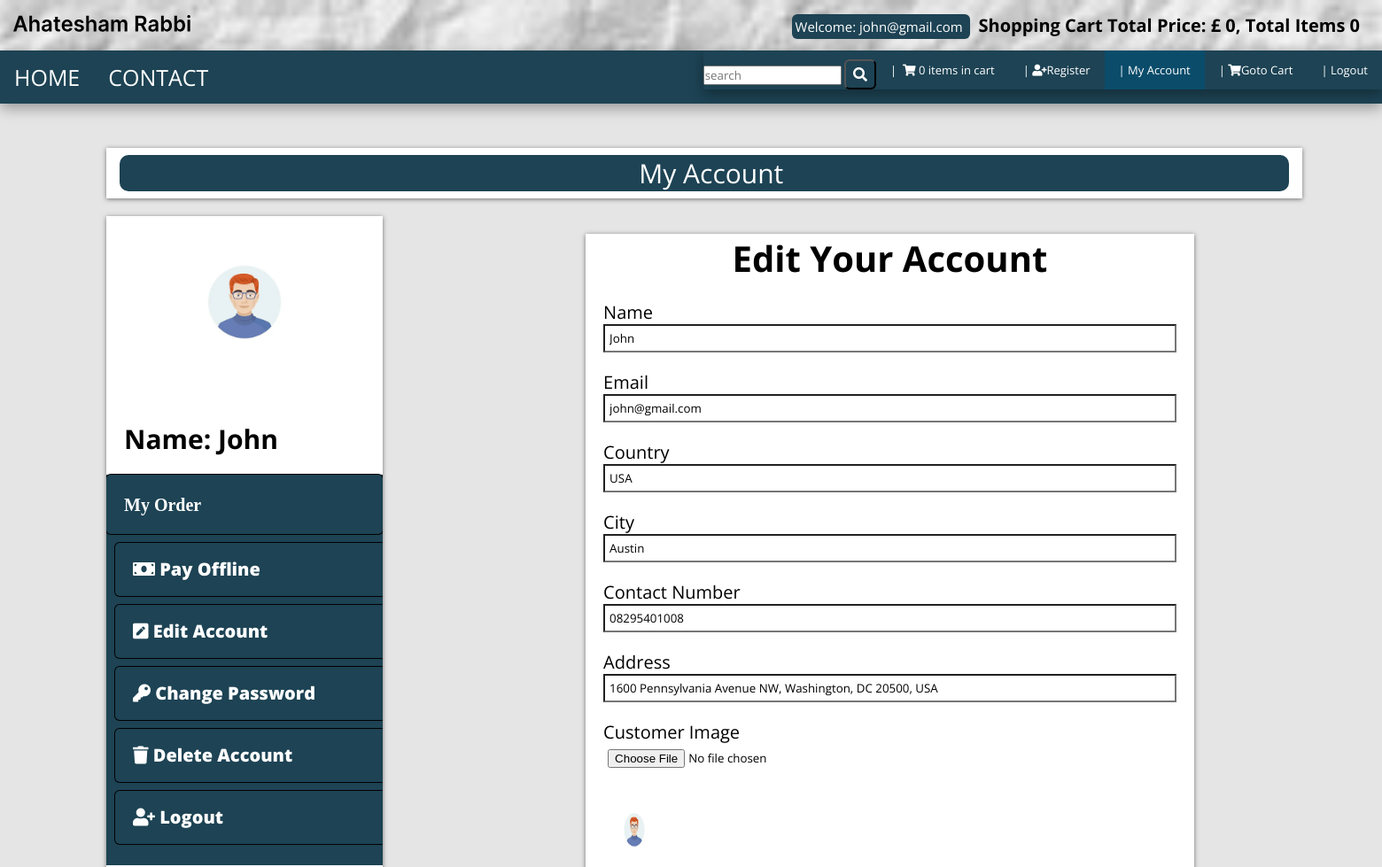
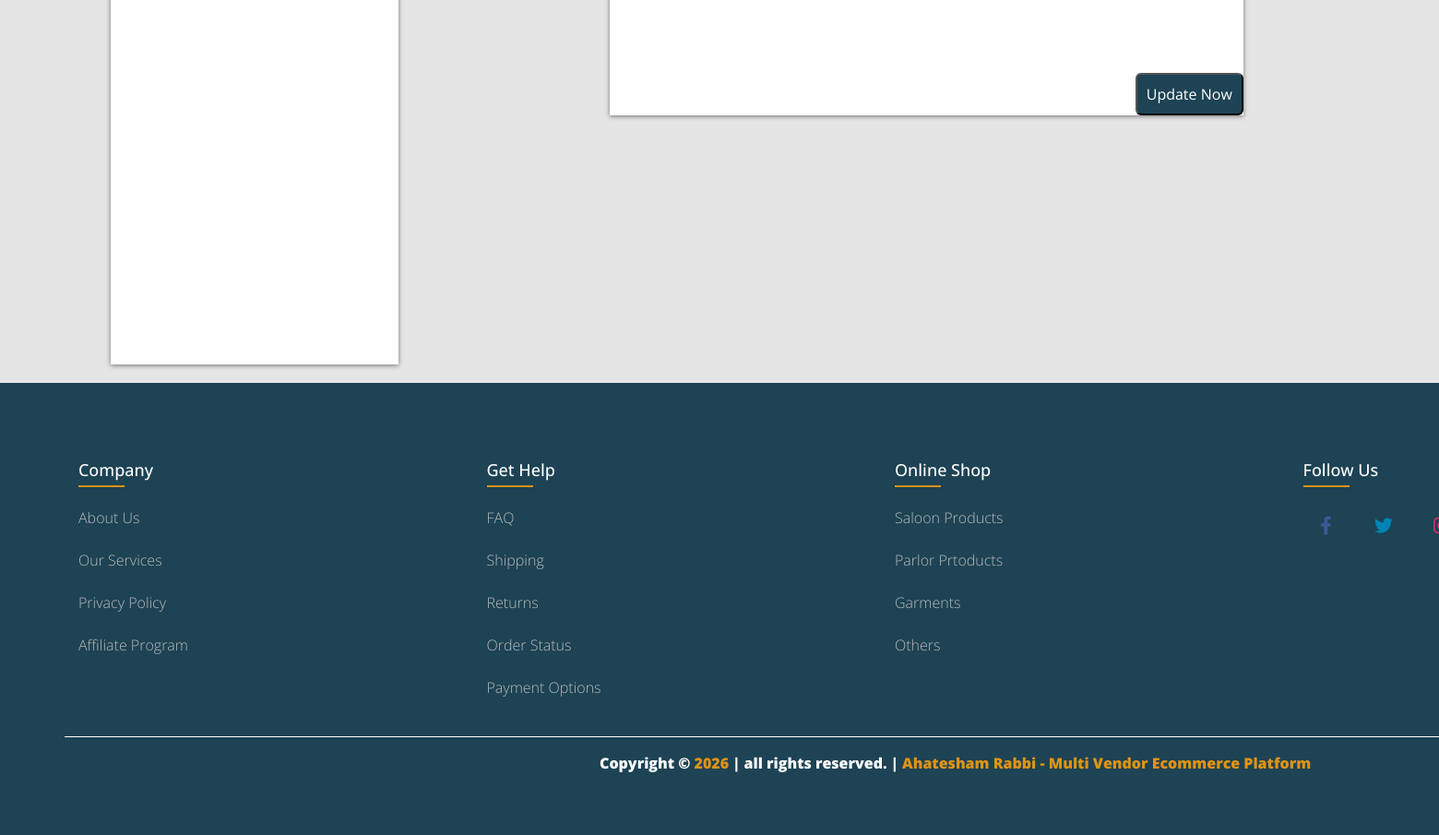
Page /customer/my_account.php?edit_act (signed in) on the committed database (2 pictures, top to bottom).
### tables this page shows
CREATE TABLE `customers` (
  `customer_id` int(100) NOT NULL,
  `customer_name` varchar(255) NOT NULL,
  `customer_email` varchar(255) NOT NULL,
  `customer_pass` varchar(255) NOT NULL,
  `customer_country` text NOT NULL,
  `customer_city` text NOT NULL,
  `customer_contact` varchar(255) NOT NULL,
  `customer_address` text NOT NULL,
  `customer_image` text NOT NULL,
  `customer_ip` varchar(255) NOT NULL
);

### customer/edit_act.php (the view, shortened to what this page needs)
<?php
$customer_email=$_SESSION['customer_email'];
$get_customer="select * from customers where customer_email='$customer_email'";
$run_cust=mysqli_query($con,$get_customer);
$row_cust=mysqli_fetch_array($run_cust);
$customer_name=$row_cust['customer_name'];
$customer_email=$row_cust['customer_email'];
$customer_country=$row_cust['customer_country'];
$customer_city=$row_cust['customer_city'];
$customer_contact=$row_cust['customer_contact'];
$customer_address=$row_cust['customer_address'];
$customer_image=$row_cust['customer_image'];
  ?>
<div class="rx">
	<center>
	<h1>Edit Your Account</h1>
</center>
<form action="" method="post" >
<div class="roup">
	<label> Name</label>
	<input type="text" name="c_name" class="trol" value="<?php echo $customer_name; ?>" required="">
</div>
<div class="roup">
	<label> Email</label>
	<input type="email" name="c_email" class="trol" value="<?php echo $customer_email; ?>" required="">
</div>
<div class="roup">
	<label> Country</label>
	<input type="text" name="c_country" class="trol" value="<?php echo $customer_country; ?>" required="">
</div>
<div class="roup">
	<label> City</label>
	<input type="text" name="c_city" class="trol" value="<?php echo $customer_city; ?>" required="">
</div>
<div class="roup">
	<label>Contact Number</label>
	<input type="text" name="c_number" class="trol" value="<?php echo $customer_contact; ?>" required="">
</div>
<div class="roup">
	<label> Address</label>
	<input type="text" name="c_address" class="trol" value="<?php echo $customer_address; ?>" required="">
</div>
<div class="roup">
	<label>Customer Image</label>
	<input type="file" name="c_image" class="trol"  required="">
	<img src="customer_images/<?php  echo $customer_image; ?>" class="img-responsive" height="70" width="70">
</div>
<div class="text-center">
	<button class="btn btn-primary" name="update" type="submit">
		Update Now
	</button>
</div>
</form>
</div>

### customer/includes/sidebar.php
<div class="panel panel-default sidebar-menu" >
	<div class="panel-heading">
        <?php
        $session_customer=$_SESSION['customer_email'];
        $get_cust="select * from customers where customer_email='$session_customer'";
        $run_cust=mysqli_query($con, $get_cust);
        $row_customers=mysqli_fetch_array($run_cust);
        $customer_image= $row_customers['customer_image'];
        $customer_name= $row_customers['customer_name'];
        if (!isset($_SESSION['customer_email'])){
        }else{
        	echo "<center>
			<img src='customer_images/$customer_image' class='img-responsive'>
		</center>
		<br>
		<h3 align='center' class='panel-title'>Name: $customer_name</h3></center>";
        }
        ?>
	</div>
	<div class="panel-bdy">
		<ul class="nav nav-pills nav-staked">
			<li class="abc">
				<a href="my_account.php?my_order"><i class="fa fa-list-al">  My Order</a>
			</li >
			<li >
				<a href="my_account.php?pay_offline"><i class="fa fa-money"></i> Pay Offline</a>
			</li>
			<li>
				<a href="my_account.php?edit_act"><i class="fa fa-pencil-square"></i> Edit Account </a>
			</li>
			<li>
				<a href="my_account.php?change_pass"><i class="fa fa-key"></i> Change Password</a>
			</li>
			<li>
				<a href="my_account.php?delete_ac"><i class="fa fa-trash"></i> Delete Account</a>
			</li>
			<li>
				<a href="my_account.php?pay_offline"><i class="fa fa-user-plus"></i> Logout</a>
			</li>
		</ul>
	</div>
</div>

### style.css (style rules this page uses)
:root { --blue:#2980b9; }
* { font-family: 'Open Sans', sans-serif; margin:0; padding:0; box-sizing: border-box; text-transform: ; text-decoration: none; transition: all .2s cubic-bezier(.37,1.14,.26,1.24); }
html { font-size: 62.5%; overflow-x: hidden; background-color: rgba(0,0,0,.1); }
.btn { background-color: #1d4354; color: #fff; padding: .4rem .8rem; font-size:1.6rem; cursor: pointer; border-radius: .6rem; margin-top: 1rem; }
.col-md-3 h3 { font-size: 2rem; text-align: left; }
.panel h3 { margin-top: 4rem; }
.panel-title { text-align: center; }
.panel-heading h3 { font-size: 3rem; margin: 2rem; }
.panel-heading img { width: 80%; border-radius:4rem ; margin: 2rem; }
.panel-bdy .nav-staked li { padding: 2rem; font-size: 2rem; box-shadow: 0 0 0 1px rgba(1, 1, 1, 1); width: 140%; border-radius: .5rem; margin: 1rem; }
.panel-bdy .nav-staked .abc { width: auto; margin: auto; }
.panel-bdy { width:auto; background-color: #1d4354; }
.panel-bdy ul { width: 100%; list-style: none; margin-top: 2rem; color:#ffffff; text-align: left; margin:auto; }
.panel-bdy ul a { color: black; }
.panel-bdy ul li a { z-index: 0; color: #fff; }
.text-center button { padding: 1rem; margin-top: 6rem; float: right; }
.rx { background-color: #ffffff; margin: auto; width: 67%; box-shadow: 0 1px 5px rgba(0, 0, 0, 0.5); }
.rx .roup { margin:2rem; }
.rx .roup input { background-color:#ffffff; width: 100%; padding: .5rem; }
.rx .roup img { margin-top: 3rem; }

### rows in the picture
customers: c_name "John", c_email "john@gmail.com", c_country "USA", c_city "Austin", c_number "08295401008", c_address "1600 Pennsylvania Avenue NW, Washington, DC 20500, USA", customer_image (picture), customer_name "John"

### other values in the picture
$_SESSION['customer_email'] "john@gmail.com"
$total "0"
$count "0 0"
